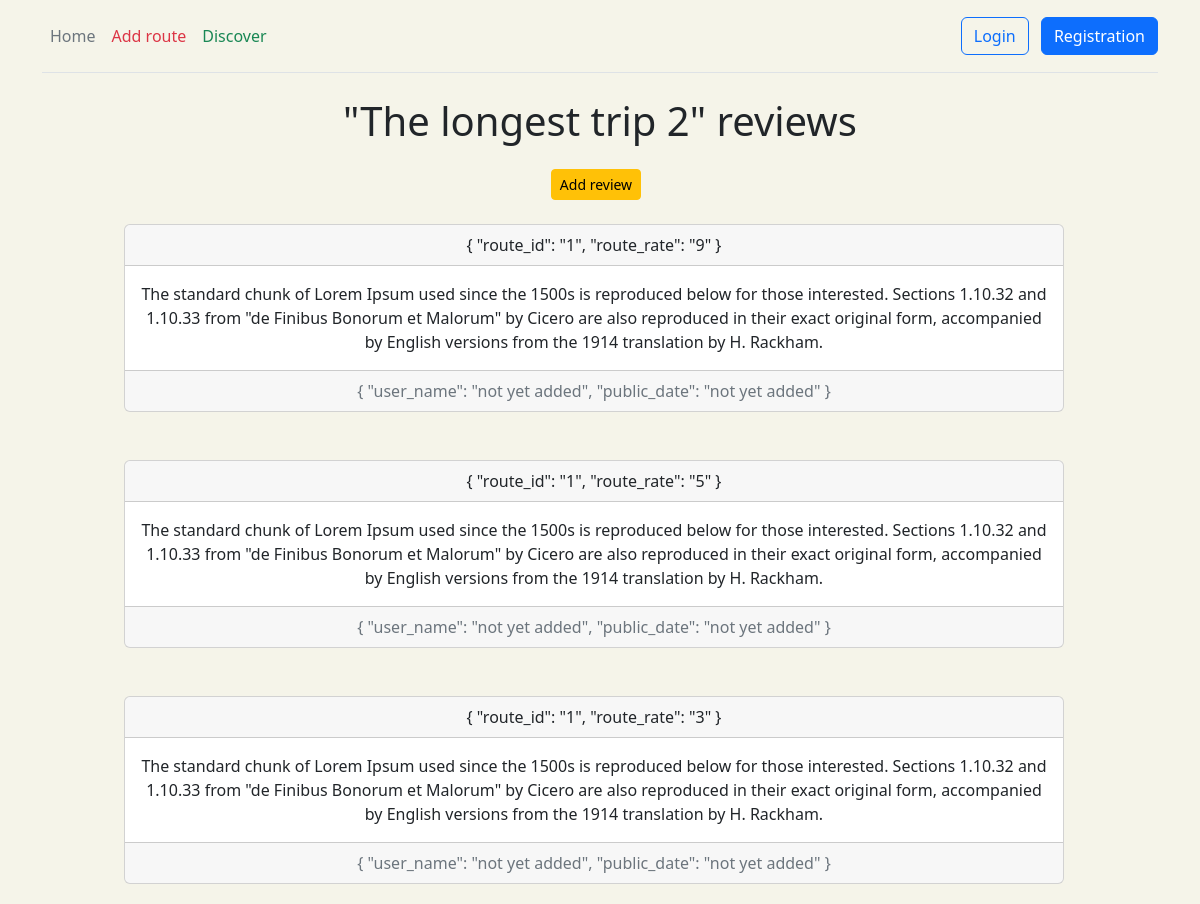
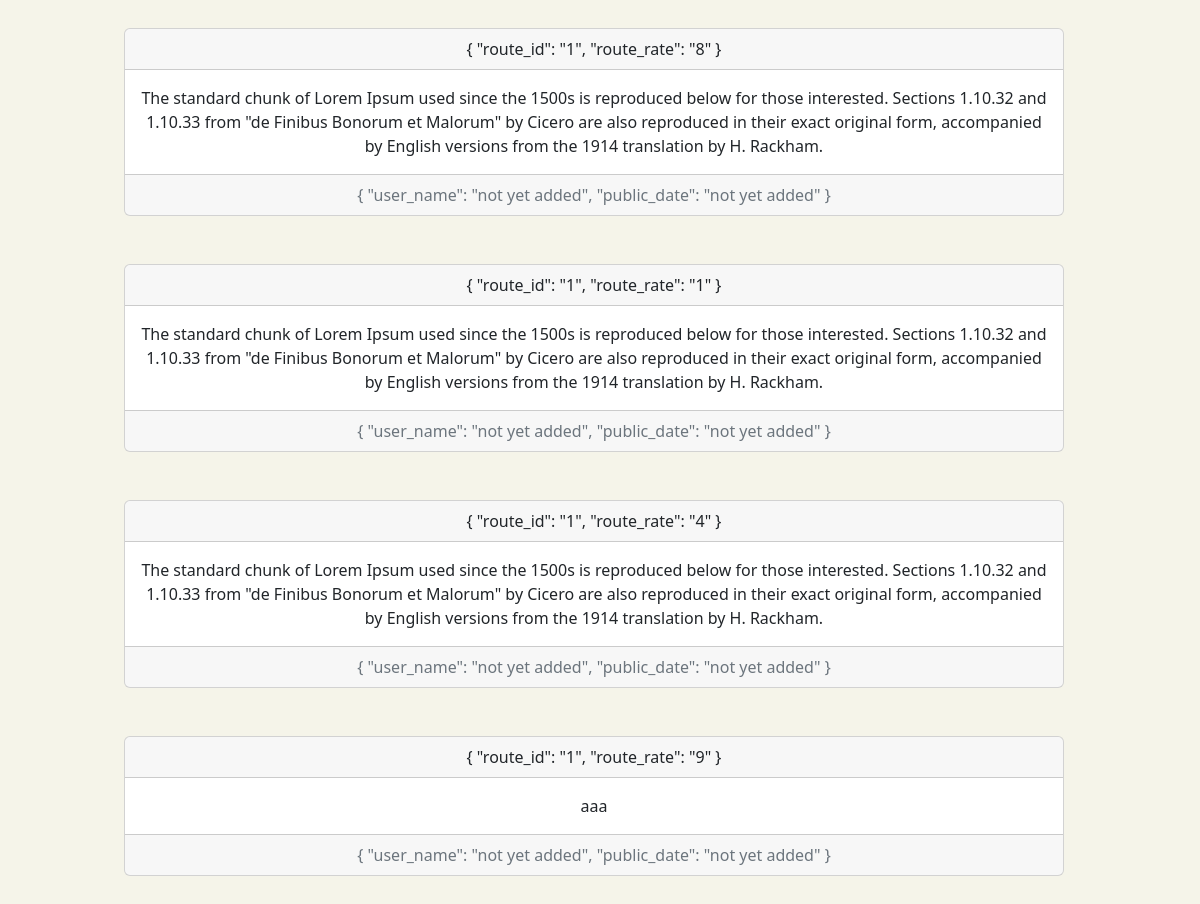
Page /route/1/review on the committed database (2 pictures, top to bottom).
### route/models.py (models this page shows, shortened)
class Review(models.Model):
    route_id = models.ForeignKey(Route, on_delete=models.CASCADE)
    route_review = models.TextField()
    route_rate = models.IntegerField()
    class Meta:
        verbose_name = 'Review'
        verbose_name_plural = 'Reviews'

class Route(models.Model):
    class RouteType(models.TextChoices):
        bicycle_route = 'cycling', gettext_lazy('cycling')
        hiking_route = 'hiking', gettext_lazy('hiking')
    route_name = models.CharField(max_length=255, null=True)
    route_type = models.CharField(max_length=50,
                                  choices=RouteType.choices,
                                  default=RouteType.hiking_route)
    departure = models.IntegerField()
    stopping = models.CharField(max_length=50, null=True)
    destination = models.IntegerField()
    country = models.CharField(max_length=50)
    location = models.CharField(max_length=50)
    description = models.TextField()
    duration = models.IntegerField()
    class Meta:
        verbose_name = 'Route'
        verbose_name_plural = 'Routes'

### route/views.py (the view)
# urls.py: path('<int:route_id>/review', views.review, name='review'),
def review(request, route_id):
    result = models.Review.objects.filter(route_id=route_id).select_related('route_id').all()
    if result.exists():
        return render(request, 'route/review.html', {'result': result})
    else:
        return render(request, 'route/does_not_exist.html', {"result": "Reviews do not exist (msg from views)"})

### templates/route/review.html (shortened to what this page needs)
{% extends 'main/layout.html' %}
{% block content %}
    <div class="container text-center">
        <h1 class="mb-4">"{{ result.0.route_id.route_name }}" reviews</h1>
        <div class="row">
            <div class="mb-4">
                <a href="{% url 'route:add_review' result.0.route_id_id %}"
                   class="btn btn-sm btn-warning flex-shrink-0 me-2">Add review</a>
            </div>
            <ul class="list-group">
                {% for itm in result %}
                    <div class="card text-center col-md-10 mx-auto mb-5">
                        <div class="card-header">
                            {
                            "route_id": "{{ itm.route_id_id }}",
                            "route_rate": "{{ itm.route_rate }}"
                            }
                        </div>
                        <div class="card-body">
                            <p class="card-text">{{ itm.route_review }}</p>
                        </div>
                        <div class="card-footer text-muted">
                            {
                            "user_name": "not yet added",
                            "public_date": "not yet added"
                            }
                        </div>
                    </div>
                {% endfor %}
            </ul>
        </div>
    </div>
{% endblock %}

### static/main/css/layout.css (style rules this page uses)
body { background-color: #f5f4e9; }

### rows in the picture
Review: route_id.route_name "The longest trip 2", route_id_id "1", route_rate "9", route_review "The standard chunk of Lorem Ipsum used since the 1500s is reproduced below for those interested. Sections 1.10.32 and 1.10.33 from \"de Finibus Bonorum et Malorum\" by Cicero are also reproduced in their exact original form, accompanied by English versions from the 1914 translation by H. Rackham."
Review: route_id_id "1", route_rate "5", route_review "The standard chunk of Lorem Ipsum used since the 1500s is reproduced below for those interested. Sections 1.10.32 and 1.10.33 from \"de Finibus Bonorum et Malorum\" by Cicero are also reproduced in their exact original form, accompanied by English versions from the 1914 translation by H. Rackham."
Review: route_id_id "1", route_rate "3", route_review "The standard chunk of Lorem Ipsum used since the 1500s is reproduced below for those interested. Sections 1.10.32 and 1.10.33 from \"de Finibus Bonorum et Malorum\" by Cicero are also reproduced in their exact original form, accompanied by English versions from the 1914 translation by H. Rackham."
Review: route_id_id "1", route_rate "8", route_review "The standard chunk of Lorem Ipsum used since the 1500s is reproduced below for those interested. Sections 1.10.32 and 1.10.33 from \"de Finibus Bonorum et Malorum\" by Cicero are also reproduced in their exact original form, accompanied by English versions from the 1914 translation by H. Rackham."
Review: route_id_id "1", route_rate "1", route_review "The standard chunk of Lorem Ipsum used since the 1500s is reproduced below for those interested. Sections 1.10.32 and 1.10.33 from \"de Finibus Bonorum et Malorum\" by Cicero are also reproduced in their exact original form, accompanied by English versions from the 1914 translation by H. Rackham."
Review: route_id_id "1", route_rate "4", route_review "The standard chunk of Lorem Ipsum used since the 1500s is reproduced below for those interested. Sections 1.10.32 and 1.10.33 from \"de Finibus Bonorum et Malorum\" by Cicero are also reproduced in their exact original form, accompanied by English versions from the 1914 translation by H. Rackham."
Review: route_id_id "1", route_rate "9", route_review "aaa"
